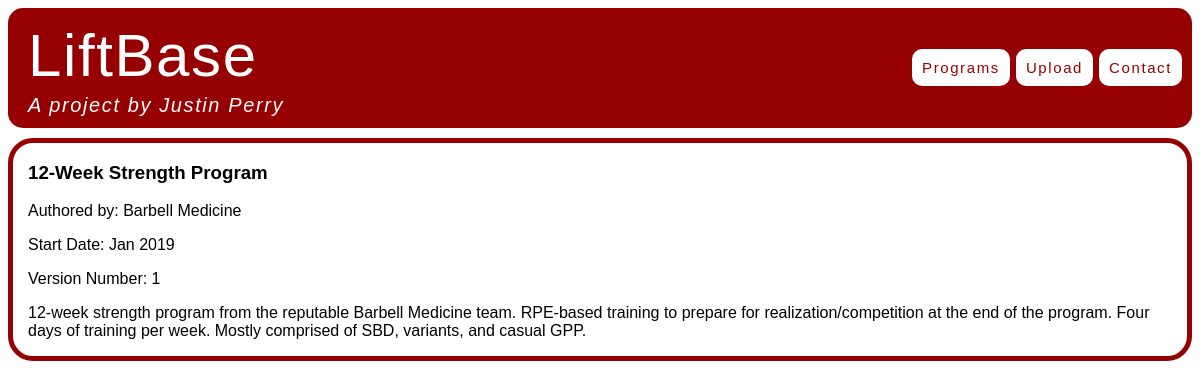
The page /programs/3/ on the database its author committed.
### programs/models.py (models this page shows)
class Program(models.Model):
    username = models.CharField(max_length=25)
    program = models.CharField(max_length=50)
    version = models.IntegerField(blank=True, null=True)
    description = models.TextField()
    date = models.DateTimeField(blank=True, null=True)

### programs/views.py (the view)
# urls.py: re_path(r'^programs/(\d+)/$', views.program_detail, name='program_detail'),
def program_detail(request, id):
    try:
        program = Program.objects.get(id=id)
    except Program.DoesNotExist:
        raise Http404('Program not found.')
    return render(request, 'program_detail.html', {'program': program})

### programs/templates/program_detail.html
{% extends "base.html" %}
{% block content %}
<div class="program_page">
    <h3>{{ program.program }}</h3>
    <p>Authored by: {{ program.username }}</p>
    {% if program.date %}
    <p>Start Date: {{ program.date|date:"M Y" }}</p>
    {% endif %}
    {% if program.version %}
    <p>Version Number: {{ program.version }}</p>
    {% endif %}
    <p>{{ program.description }}</p>
</div>
{% endblock %}

### static/css/style.css (style rules this page uses)
html { background: white; }
.program_page { padding-left: 15px; border-radius: 25px; border-color: rgb(150, 0, 0); border-width: 5px; border-style: solid; }

### rows shown on the page
Program: program "12-Week Strength Program", username "Barbell Medicine", date "Jan 2019", version "1", description "12-week strength program from the reputable Barbell Medicine team. RPE-based training to prepare for realization/competition at the end of the program. Four days of training per week. Mostly comprised of SBD, variants, and casual GPP."
